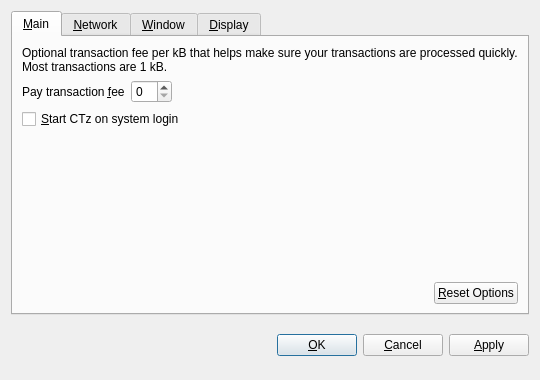
<?xml version="1.0" encoding="UTF-8"?>
<ui version="4.0">
 <class>OptionsDialog</class>
 <widget class="QDialog" name="OptionsDialog">
  <property name="geometry">
   <rect>
    <x>0</x>
    <y>0</y>
    <width>540</width>
    <height>380</height>
   </rect>
  </property>
  <property name="windowTitle">
   <string>Options</string>
  </property>
  <property name="modal">
   <bool>true</bool>
  </property>
  <layout class="QVBoxLayout" name="verticalLayout">
   <item>
    <widget class="QTabWidget" name="tabWidget">
     <property name="tabPosition">
      <enum>QTabWidget::North</enum>
     </property>
     <property name="currentIndex">
      <number>0</number>
     </property>
     <widget class="QWidget" name="tabMain">
      <attribute name="title">
       <string>&amp;Main</string>
      </attribute>
      <layout class="QVBoxLayout" name="verticalLayout_Main">
       <item>
        <widget class="QLabel" name="transactionFeeInfoLabel">
         <property name="text">
          <string>Optional transaction fee per kB that helps make sure your transactions are processed quickly. Most transactions are 1 kB.</string>
         </property>
         <property name="textFormat">
          <enum>Qt::PlainText</enum>
         </property>
         <property name="wordWrap">
          <bool>true</bool>
         </property>
        </widget>
       </item>
       <item>
        <layout class="QHBoxLayout" name="horizontalLayout_1_Main">
         <item>
          <widget class="QLabel" name="transactionFeeLabel">
           <property name="text">
            <string>Pay transaction &amp;fee</string>
           </property>
           <property name="textFormat">
            <enum>Qt::PlainText</enum>
           </property>
           <property name="buddy">
            <cstring>transactionFee</cstring>
           </property>
          </widget>
         </item>
         <item>
          <widget class="BitcoinAmountField" name="transactionFee"/>
         </item>
         <item>
          <spacer name="horizontalSpacer_1_Main">
           <property name="orientation">
            <enum>Qt::Horizontal</enum>
           </property>
           <property name="sizeHint" stdset="0">
            <size>
             <width>40</width>
             <height>20</height>
            </size>
           </property>
          </spacer>
         </item>
        </layout>
       </item>
       <item>
        <widget class="QCheckBox" name="bitcoinAtStartup">
         <property name="toolTip">
          <string>Automatically start CTz after logging in to the system.</string>
         </property>
         <property name="text">
          <string>&amp;Start CTz on system login</string>
         </property>
        </widget>
       </item>
       <item>
        <spacer name="verticalSpacer_Main">
         <property name="orientation">
          <enum>Qt::Vertical</enum>
         </property>
         <property name="sizeHint" stdset="0">
          <size>
           <width>20</width>
           <height>40</height>
          </size>
         </property>
        </spacer>
       </item>
       <item>
        <layout class="QHBoxLayout" name="horizontalLayout_2_Main">
         <item>
          <spacer name="horizontalSpacer_2_Main">
           <property name="orientation">
            <enum>Qt::Horizontal</enum>
           </property>
           <property name="sizeHint" stdset="0">
            <size>
             <width>40</width>
             <height>20</height>
            </size>
           </property>
          </spacer>
         </item>
         <item>
          <widget class="QPushButton" name="resetButton">
           <property name="toolTip">
            <string>Reset all client options to default.</string>
           </property>
           <property name="text">
            <string>&amp;Reset Options</string>
           </property>
           <property name="autoDefault">
            <bool>false</bool>
           </property>
          </widget>
         </item>
        </layout>
       </item>
      </layout>
     </widget>
     <widget class="QWidget" name="tabNetwork">
      <attribute name="title">
       <string>&amp;Network</string>
      </attribute>
      <layout class="QVBoxLayout" name="verticalLayout_Network">
       <item>
        <widget class="QCheckBox" name="mapPortUpnp">
         <property name="toolTip">
          <string>Automatically open the CTz client port on the router. This only works when your router supports UPnP and it is enabled.</string>
         </property>
         <property name="text">
          <string>Map port using &amp;UPnP</string>
         </property>
        </widget>
       </item>
       <item>
        <widget class="QCheckBox" name="connectSocks">
         <property name="toolTip">
          <string>Connect to the CTz network through a SOCKS proxy (e.g. when connecting through Tor).</string>
         </property>
         <property name="text">
          <string>&amp;Connect through SOCKS proxy:</string>
         </property>
        </widget>
       </item>
       <item>
        <layout class="QHBoxLayout" name="horizontalLayout_Network">
         <item>
          <widget class="QLabel" name="proxyIpLabel">
           <property name="text">
            <string>Proxy &amp;IP:</string>
           </property>
           <property name="textFormat">
            <enum>Qt::PlainText</enum>
           </property>
           <property name="buddy">
            <cstring>proxyIp</cstring>
           </property>
          </widget>
         </item>
         <item>
          <widget class="QValidatedLineEdit" name="proxyIp">
           <property name="maximumSize">
            <size>
             <width>140</width>
             <height>16777215</height>
            </size>
           </property>
           <property name="toolTip">
            <string>IP address of the proxy (e.g. 127.0.0.1)</string>
           </property>
          </widget>
         </item>
         <item>
          <widget class="QLabel" name="proxyPortLabel">
           <property name="text">
            <string>&amp;Port:</string>
           </property>
           <property name="textFormat">
            <enum>Qt::PlainText</enum>
           </property>
           <property name="buddy">
            <cstring>proxyPort</cstring>
           </property>
          </widget>
         </item>
         <item>
          <widget class="QLineEdit" name="proxyPort">
           <property name="maximumSize">
            <size>
             <width>55</width>
             <height>16777215</height>
            </size>
           </property>
           <property name="toolTip">
            <string>Port of the proxy (e.g. 9050)</string>
           </property>
          </widget>
         </item>
         <item>
          <widget class="QLabel" name="socksVersionLabel">
           <property name="text">
            <string>SOCKS &amp;Version:</string>
           </property>
           <property name="textFormat">
            <enum>Qt::PlainText</enum>
           </property>
           <property name="buddy">
            <cstring>socksVersion</cstring>
           </property>
          </widget>
         </item>
         <item>
          <widget class="QValueComboBox" name="socksVersion">
           <property name="toolTip">
            <string>SOCKS version of the proxy (e.g. 5)</string>
           </property>
          </widget>
         </item>
         <item>
          <spacer name="horizontalSpacer_Network">
           <property name="orientation">
            <enum>Qt::Horizontal</enum>
           </property>
           <property name="sizeHint" stdset="0">
            <size>
             <width>40</width>
             <height>20</height>
            </size>
           </property>
          </spacer>
         </item>
        </layout>
       </item>
       <item>
        <spacer name="verticalSpacer_Network">
         <property name="orientation">
          <enum>Qt::Vertical</enum>
         </property>
         <property name="sizeHint" stdset="0">
          <size>
           <width>20</width>
           <height>40</height>
          </size>
         </property>
        </spacer>
       </item>
      </layout>
     </widget>
     <widget class="QWidget" name="tabWindow">
      <attribute name="title">
       <string>&amp;Window</string>
      </attribute>
      <layout class="QVBoxLayout" name="verticalLayout_Window">
       <item>
        <widget class="QCheckBox" name="minimizeToTray">
         <property name="toolTip">
          <string>Show only a tray icon after minimizing the window.</string>
         </property>
         <property name="text">
          <string>&amp;Minimize to the tray instead of the taskbar</string>
         </property>
        </widget>
       </item>
       <item>
        <widget class="QCheckBox" name="minimizeOnClose">
         <property name="toolTip">
          <string>Minimize instead of exit the application when the window is closed. When this option is enabled, the application will be closed only after selecting Quit in the menu.</string>
         </property>
         <property name="text">
          <string>M&amp;inimize on close</string>
         </property>
        </widget>
       </item>
       <item>
        <spacer name="verticalSpacer_Window">
         <property name="orientation">
          <enum>Qt::Vertical</enum>
         </property>
         <property name="sizeHint" stdset="0">
          <size>
           <width>20</width>
           <height>40</height>
          </size>
         </property>
        </spacer>
       </item>
      </layout>
     </widget>
     <widget class="QWidget" name="tabDisplay">
      <attribute name="title">
       <string>&amp;Display</string>
      </attribute>
      <layout class="QVBoxLayout" name="verticalLayout_Display">
       <item>
        <layout class="QHBoxLayout" name="horizontalLayout_1_Display">
         <item>
          <widget class="QLabel" name="langLabel">
           <property name="text">
            <string>User Interface &amp;language:</string>
           </property>
           <property name="textFormat">
            <enum>Qt::PlainText</enum>
           </property>
           <property name="buddy">
            <cstring>lang</cstring>
           </property>
          </widget>
         </item>
         <item>
          <widget class="QValueComboBox" name="lang">
           <property name="toolTip">
            <string>The user interface language can be set here. This setting will take effect after restarting CTz.</string>
           </property>
          </widget>
         </item>
        </layout>
       </item>
       <item>
        <layout class="QHBoxLayout" name="horizontalLayout_2_Display">
         <item>
          <widget class="QLabel" name="unitLabel">
           <property name="text">
            <string>&amp;Unit to show amounts in:</string>
           </property>
           <property name="textFormat">
            <enum>Qt::PlainText</enum>
           </property>
           <property name="buddy">
            <cstring>unit</cstring>
           </property>
          </widget>
         </item>
         <item>
          <widget class="QValueComboBox" name="unit">
           <property name="toolTip">
            <string>Choose the default subdivision unit to show in the interface and when sending coins.</string>
           </property>
          </widget>
         </item>
        </layout>
       </item>
       <item>
        <widget class="QCheckBox" name="displayAddresses">
         <property name="toolTip">
          <string>Whether to show CTz addresses in the transaction list or not.</string>
         </property>
         <property name="text">
          <string>&amp;Display addresses in transaction list</string>
         </property>
        </widget>
       </item>
       <item>
        <spacer name="verticalSpacer_Display">
         <property name="orientation">
          <enum>Qt::Vertical</enum>
         </property>
         <property name="sizeHint" stdset="0">
          <size>
           <width>20</width>
           <height>40</height>
          </size>
         </property>
        </spacer>
       </item>
      </layout>
     </widget>
    </widget>
   </item>
   <item>
    <layout class="QHBoxLayout" name="horizontalLayout_Buttons">
     <item>
      <spacer name="horizontalSpacer_1">
       <property name="orientation">
        <enum>Qt::Horizontal</enum>
       </property>
       <property name="sizeHint" stdset="0">
        <size>
         <width>40</width>
         <height>48</height>
        </size>
       </property>
      </spacer>
     </item>
     <item>
      <widget class="QLabel" name="statusLabel">
       <property name="font">
        <font>
         <weight>75</weight>
         <bold>true</bold>
        </font>
       </property>
       <property name="text">
        <string/>
       </property>
       <property name="textFormat">
        <enum>Qt::PlainText</enum>
       </property>
       <property name="wordWrap">
        <bool>true</bool>
       </property>
      </widget>
     </item>
     <item>
      <spacer name="horizontalSpacer_2">
       <property name="orientation">
        <enum>Qt::Horizontal</enum>
       </property>
       <property name="sizeHint" stdset="0">
        <size>
         <width>40</width>
         <height>48</height>
        </size>
       </property>
      </spacer>
     </item>
     <item>
      <widget class="QPushButton" name="okButton">
       <property name="text">
        <string>&amp;OK</string>
       </property>
      </widget>
     </item>
     <item>
      <widget class="QPushButton" name="cancelButton">
       <property name="text">
        <string>&amp;Cancel</string>
       </property>
       <property name="autoDefault">
        <bool>false</bool>
       </property>
      </widget>
     </item>
     <item>
      <widget class="QPushButton" name="applyButton">
       <property name="text">
        <string>&amp;Apply</string>
       </property>
       <property name="autoDefault">
        <bool>false</bool>
       </property>
      </widget>
     </item>
    </layout>
   </item>
  </layout>
 </widget>
 <customwidgets>
  <customwidget>
   <class>BitcoinAmountField</class>
   <extends>QSpinBox</extends>
   <header>bitcoinamountfield.h</header>
  </customwidget>
  <customwidget>
   <class>QValueComboBox</class>
   <extends>QComboBox</extends>
   <header>qvaluecombobox.h</header>
  </customwidget>
  <customwidget>
   <class>QValidatedLineEdit</class>
   <extends>QLineEdit</extends>
   <header>qvalidatedlineedit.h</header>
  </customwidget>
 </customwidgets>
 <resources/>
 <connections/>
</ui>
